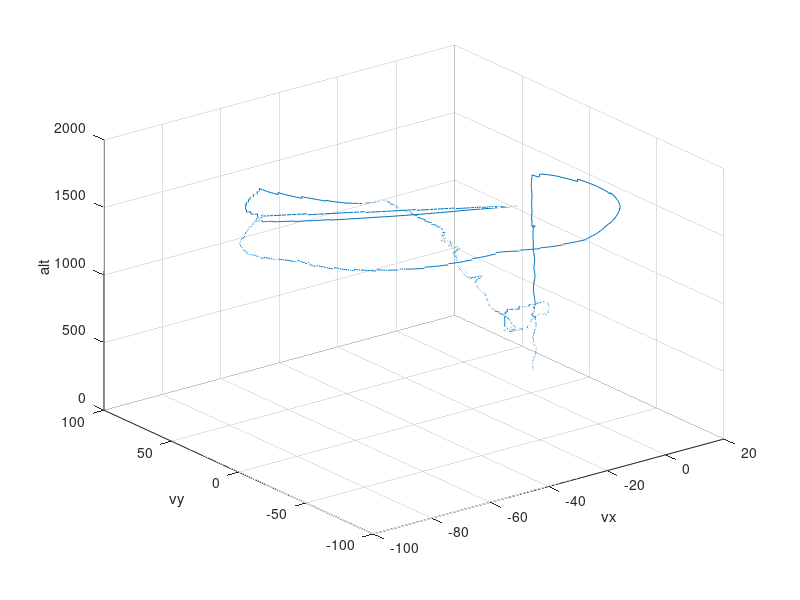

This figure's MATLAB source:

load Ahead.mat

ms=5;

alt=vect(1:3:end-2);
vx=vect(2:3:end-1);
vy=vect(3:3:end);

n=length(vx);

t=0:5:5*(n-1);

plot3(vx,vy,alt)
xlabel('vx')
ylabel('vy')
zlabel('alt')
grid on
% plot(t,alt)